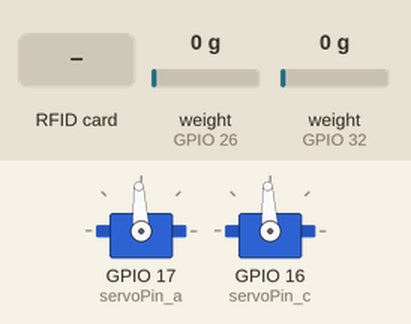
Recording of a sketch running on a simulated ESP32. Shown: 2 × servo. The inputs (shaded band) are chosen by the test bench; at power-on: weight on the scale (sensors on GPIO 26, GPIO 32) 0 g. Servo pulses on a pin are drawn as a servo (544–2400 µs = 0–180°); what the sketch prints to the serial monitor is not drawn.

Above: at 3.2 s.
3.3 s: weight on the scale (sensor on GPIO 26) set to 1250 g
11.5 s: RFID card 5E 7A 19 C4 held to the reader
Timing chart, 0 to 25.3 s (numbered marks = the images above; inputs shaded):
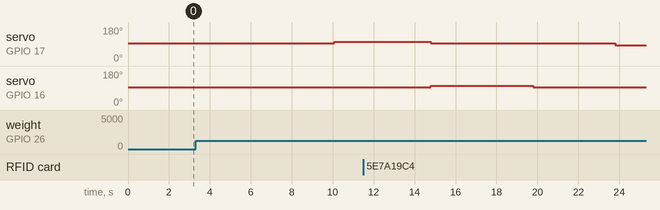

Measured:
- after the input at 3.3 s, servo on GPIO 17 (servoPin_a): 93° → 102° after 6.8 s

The sketch:

food_releasing_code.ino
```cpp
#include <Arduino.h>
#include <HX711.h>
#include <SPI.h>
#include <MFRC522.h>

// IC卡 (NFC)
#define SS_PIN 21   // NFC SS
#define RST_PIN 15  // NFC RST

MFRC522 rfid(SS_PIN, RST_PIN);
MFRC522::MIFARE_Key key;
byte nuidPICC[4];

// HX711电路接线 (Load cell connections)
const int LOADCELL_DOUT_PIN_a = 26;  // 猫1 DOUT
const int LOADCELL_SCK_PIN_a = 27;   // 猫1 SCK
const int LOADCELL_DOUT_PIN_c = 32;  // 盘1 DOUT
const int LOADCELL_SCK_PIN_c = 33;   // 盘1 SCK

HX711 scale_a, scale_c;

#define CALIBRATION_FACTOR 426
int reading_a, reading_c;

// 舵机 (Servo motor)
const int servoPin_a = 17;  // 舵机1 GPIO pin
const int servoPin_c = 16;  // 舵机2 GPIO pin
int freq = 50;
int channel_a = 0;
int channel_c = 1;
int resolution = 16;
bool rotateCW = true;  // State variable to control servo rotation direction

void setup() {
  Serial.begin(115200); // Set baud rate to 115200

  // 舵机初始化 (Servo motor setup)
  ledcSetup(channel_a, freq, resolution);
  ledcSetup(channel_c, freq, resolution);

  ledcAttachPin(servoPin_a, channel_a);
  ledcAttachPin(servoPin_c, channel_c);

  // 初始化称重模块 (Initialize scales)
  scale_a.begin(LOADCELL_DOUT_PIN_a, LOADCELL_SCK_PIN_a);
  scale_a.set_scale(CALIBRATION_FACTOR);
  scale_a.tare();

  scale_c.begin(LOADCELL_DOUT_PIN_c, LOADCELL_SCK_PIN_c);
  scale_c.set_scale(CALIBRATION_FACTOR);
  scale_c.tare();

  // 初始化IC卡 (Initialize NFC)
  SPI.begin();
  rfid.PCD_Init();

  for (byte i = 0; i < 6; i++) {
    key.keyByte[i] = 0xFF;  // Default key
  }

  Serial.println(F("This code scans the MIFARE Classic NUID."));
  Serial.print(F("Using the following key:"));
  printHex(key.keyByte, MFRC522::MF_KEY_SIZE);

  // Initialize servos to stop position
  ledcWrite(channel_a, microsecondsToDuty(1500));
  ledcWrite(channel_c, microsecondsToDuty(1500));
}

void loop() {
  // 称重模块 (Read scales)
  reading_a = round(scale_a.get_units(10)); // Average 10 readings for stability
  reading_c = round(scale_c.get_units(10));

  Serial.print("猫1: ");
  Serial.print(reading_a);
  Serial.println("g");
  Serial.print("盘1: ");
  Serial.print(reading_c);
  Serial.println("g");

  // Power management for HX711
  scale_a.power_down();
  scale_c.power_down();
  delay(2000);
  scale_a.power_up();
  scale_c.power_up();

  // 舵机1 控制逻辑 (Servo motor 1 control logic)
  if (reading_a > 250) {
    if (rotateCW) {
      // Rotate servo clockwise for one full turn
      ledcWrite(channel_a, microsecondsToDuty(1600)); // Move servo CW
      delay(4720); // Time for servo to complete one full turn (adjust as necessary)
      rotateCW = false;
    } else {
      // Rotate servo counterclockwise for one full turn
      ledcWrite(channel_a, microsecondsToDuty(1400)); // Move servo CCW
      delay(6400); // Time for servo to complete one full turn
      rotateCW = true;
    }
    ledcWrite(channel_a, microsecondsToDuty(1500)); // Stop servo

    // Move second servo for 5 seconds
    ledcWrite(channel_c, microsecondsToDuty(1600)); // Move servo CW
    delay(5000); // Rotate for 5 seconds
    ledcWrite(channel_c, microsecondsToDuty(1500)); // Stop servo
  }

  // IC卡 (NFC Handling)
  if (!rfid.PICC_IsNewCardPresent()) return;
  if (!rfid.PICC_ReadCardSerial()) return;

  Serial.print(F("PICC type: "));
  MFRC522::PICC_Type piccType = rfid.PICC_GetType(rfid.uid.sak);
  Serial.println(rfid.PICC_GetTypeName(piccType));

  if (piccType != MFRC522::PICC_TYPE_MIFARE_MINI &&
      piccType != MFRC522::PICC_TYPE_MIFARE_1K &&
      piccType != MFRC522::PICC_TYPE_MIFARE_4K) {
    Serial.println(F("Your tag is not of type MIFARE Classic."));
    return;
  }

  if (rfid.uid.uidByte[0] != nuidPICC[0] ||
      rfid.uid.uidByte[1] != nuidPICC[1] ||
      rfid.uid.uidByte[2] != nuidPICC[2] ||
      rfid.uid.uidByte[3] != nuidPICC[3]) {
    Serial.println(F("A new card has been detected."));

    for (byte i = 0; i < 4; i++) {
      nuidPICC[i] = rfid.uid.uidByte[i];
    }

    Serial.println(F("The NUID tag is:"));
    Serial.print(F("In hex: "));
    printHex(rfid.uid.uidByte, rfid.uid.size);
    Serial.println();
    Serial.print(F("In dec: "));
    printDec(rfid.uid.uidByte, rfid.uid.size);
    Serial.println();
  } else {
    Serial.println(F("Card read previously."));
  }

  rfid.PICC_HaltA();
  rfid.PCD_StopCrypto1();
}

uint32_t microsecondsToDuty(int microseconds) {
    return (microseconds * pow(2, resolution) / 20000); // Convert microseconds to duty cycle for 16-bit resolution
}

void printHex(byte *buffer, byte bufferSize) {
  for (byte i = 0; i < bufferSize; i++) {
    Serial.print(buffer[i] < 0x10 ? " 0" : " ");
    Serial.print(buffer[i], HEX);
  }
}

void printDec(byte *buffer, byte bufferSize) {
  for (byte i = 0; i < bufferSize; i++) {
    Serial.print(buffer[i] < 0x10 ? " 0" : " ");
    Serial.print(buffer[i], DEC);
  }
}
```
